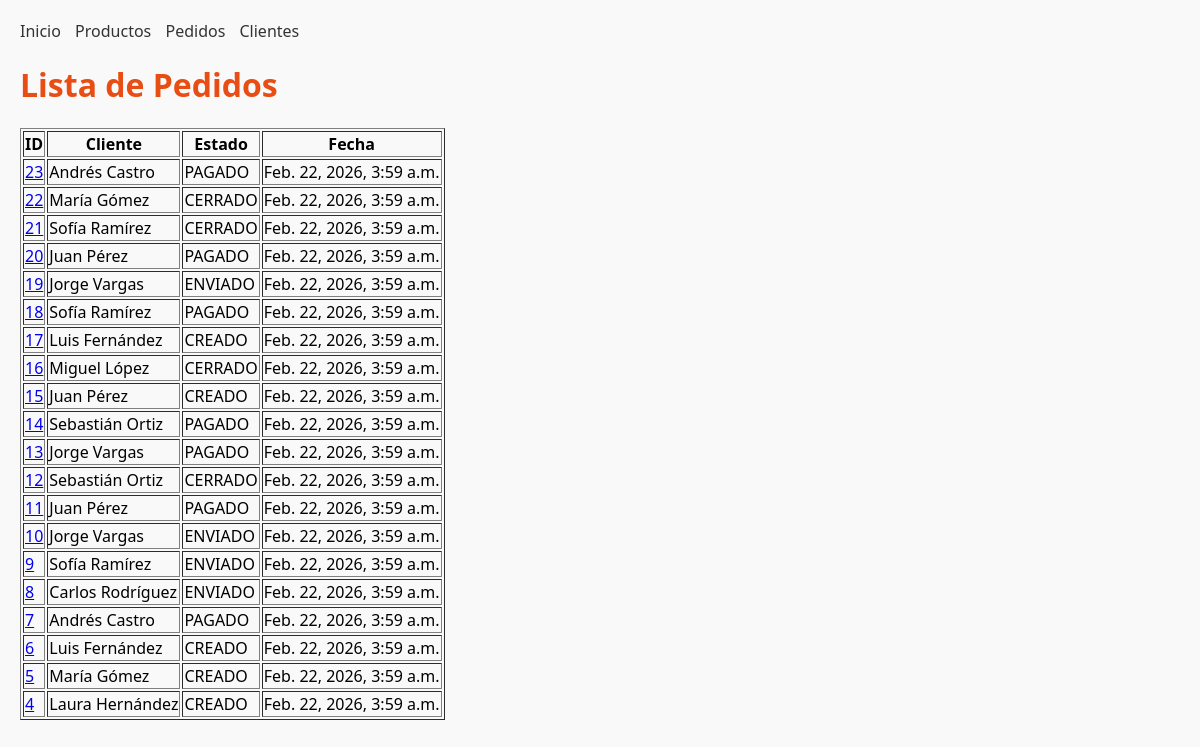
Page /pedidos on the earlier database version.
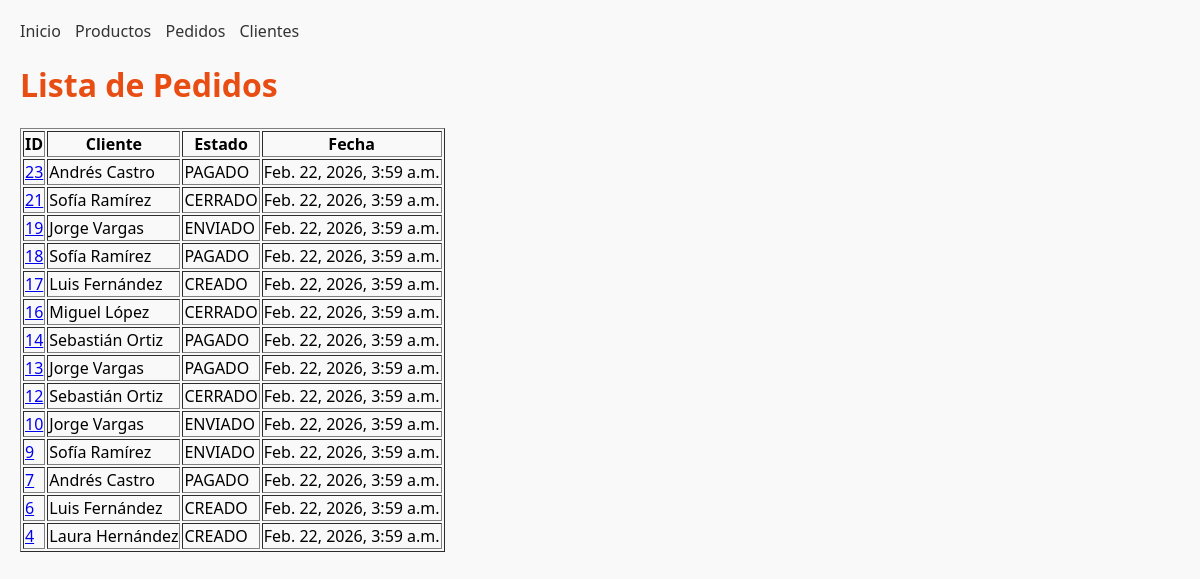
Same page on the later database version.
### tienda/models.py (models this page shows, shortened)
class Pedido(models.Model):
    ESTADOS = [
        ("CREADO", "Creado"),
        ("PAGADO", "Pagado"),
        ("ENVIADO", "Enviado"),
        ("CERRADO", "Cerrado"),
    ]
    cliente = models.ForeignKey(Cliente, on_delete=models.CASCADE, related_name="pedidos")
    productos = models.ManyToManyField(Producto, related_name="pedidos")
    estado = models.CharField(max_length=10, choices=ESTADOS, default="CREADO")
    fecha = models.DateTimeField(auto_now_add=True)

class Cliente(models.Model):
    nombre = models.CharField(max_length=120)
    correo = models.EmailField(unique=True)
    fecha_registro = models.DateTimeField(auto_now_add=True)
    activo = models.BooleanField(default=True)

### tienda/views.py (the view)
# urls.py: path("pedidos", views.lista_pedidos, name="lista_pedidos"),
def lista_pedidos(request):
    pedidos = Pedido.objects.all().order_by("-fecha")
    return render(request, "tienda/lista_pedidos.html", {"pedidos": pedidos})

### tienda/templates/tienda/lista_pedidos.html
{% extends "tienda/base.html" %}
{% block content %}
<h1>Lista de Pedidos</h1>
<table border="1">
<tr>
    <th>ID</th>
    <th>Cliente</th>
    <th>Estado</th>
    <th>Fecha</th>
</tr>
{% for pedido in pedidos %}
<tr>
    <td>
        <a href="{% url 'tienda:detalle_pedido' pedido.pk %}">
            {{ pedido.pk }}
        </a>
    </td>
    <td>{{ pedido.cliente.nombre }}</td>
    <td>{{ pedido.estado }}</td>
    <td>{{ pedido.fecha }}</td>
</tr>
{% endfor %}
</table>
{% endblock %}

### tienda/templates/tienda/base.html (shortened to what this page needs)
{% load static %}
<html lang="es">
<head>
    <link rel="stylesheet" href="{% static 'css/main.css' %}">
</head>
<body>
    {% include "tienda/partials/navbar.html" %}
    <main>
        {% block content %}
        {% endblock %}
    </main>
</body>
</html>

### tienda/templates/tienda/partials/navbar.html
<nav>
    <a href="{% url 'tienda:home' %}">Inicio</a>
    <a href="{% url 'tienda:lista_productos' %}">Productos</a>
    <a href="{% url 'tienda:lista_pedidos' %}">Pedidos</a>
    <a href="{% url 'tienda:lista_clientes' %}">Clientes</a>
</nav>

### tienda/static/css/main.css (style rules this page uses)
body { font-family: 'Segoe UI', sans-serif; margin: 20px; background-color: #f9f9f9; }
h1 { color: #e84d13; }
nav a { margin-right: 10px; text-decoration: none; color: #333; }

Differences in the rows shown:
removed Pedido: pk "22", cliente.nombre "María Gómez", estado "CERRADO", fecha "Feb. 22, 2026, 3:59 a.m."
removed Pedido: pk "20", cliente.nombre "Juan Pérez", estado "PAGADO", fecha "Feb. 22, 2026, 3:59 a.m."
removed Pedido: pk "15", cliente.nombre "Juan Pérez", estado "CREADO", fecha "Feb. 22, 2026, 3:59 a.m."
removed Pedido: pk "11", cliente.nombre "Juan Pérez", estado "PAGADO", fecha "Feb. 22, 2026, 3:59 a.m."
removed Pedido: pk "8", cliente.nombre "Carlos Rodríguez", estado "ENVIADO", fecha "Feb. 22, 2026, 3:59 a.m."
removed Pedido: pk "5", cliente.nombre "María Gómez", estado "CREADO", fecha "Feb. 22, 2026, 3:59 a.m."
